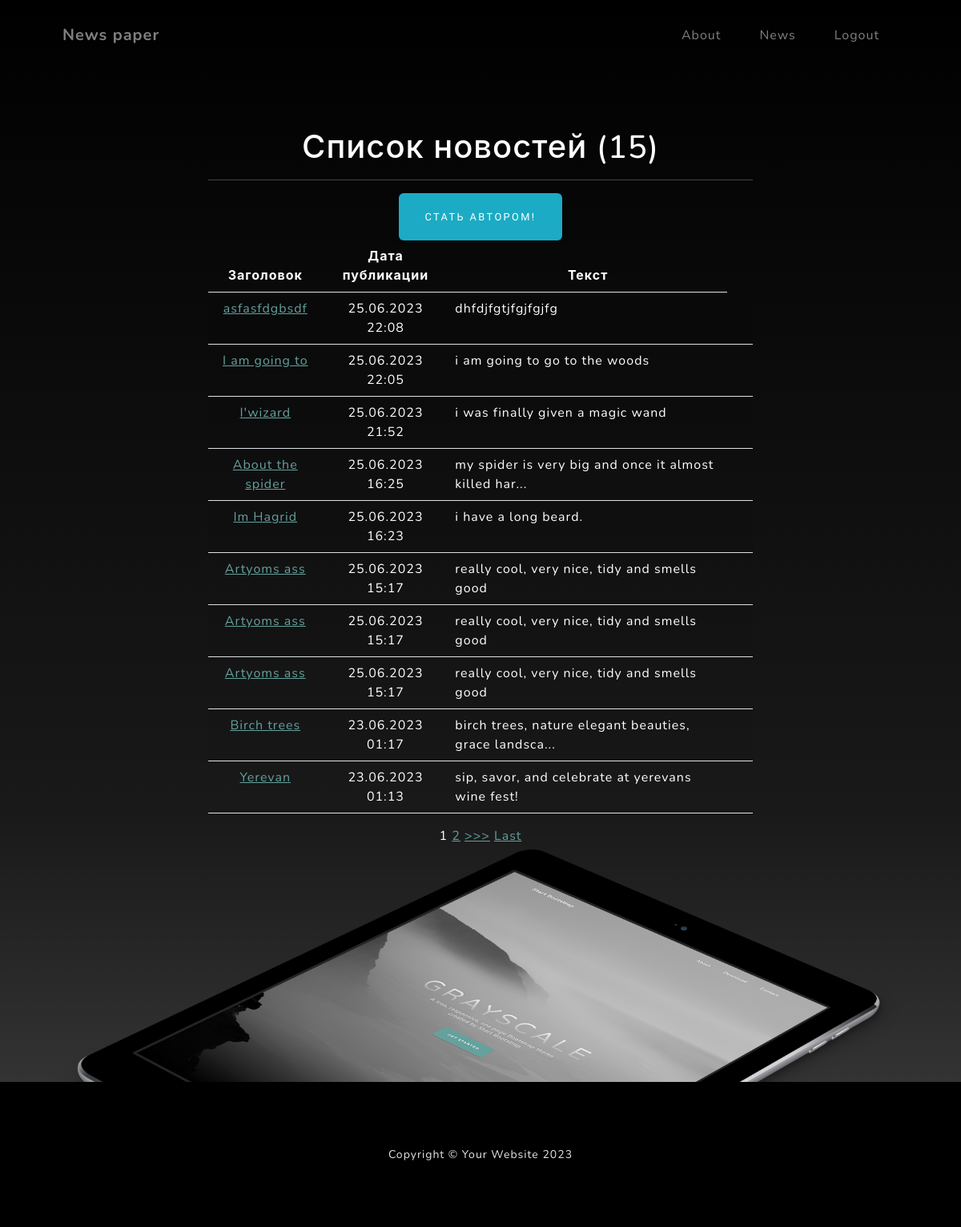
/news/ (signed in), run on an earlier commit of the app's database.
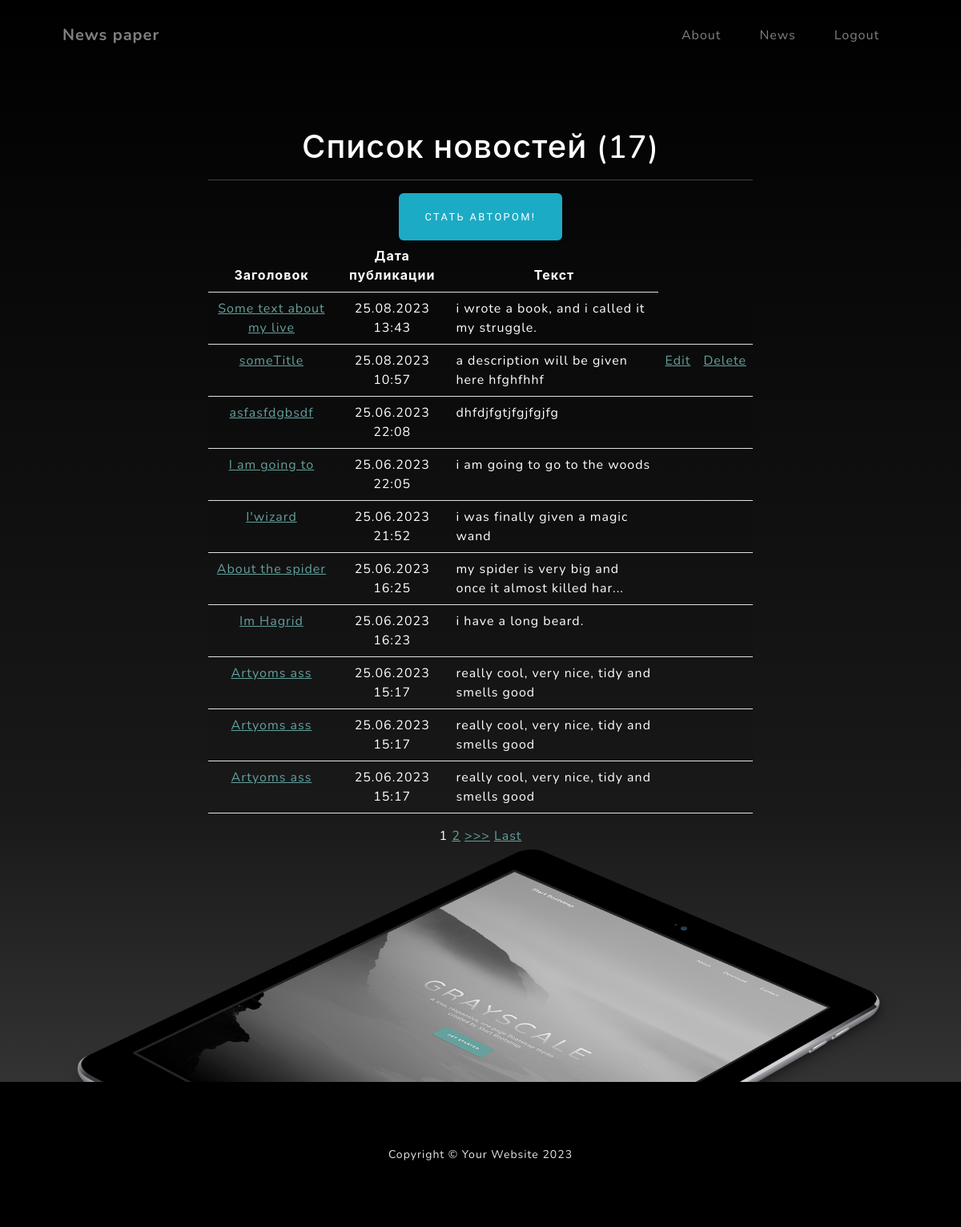
And on a later commit of the database.
### news/models.py (models this page shows, shortened)
class Post(models.Model):
    author = models.ForeignKey(Author, on_delete=models.CASCADE)
    NEWS = 'NW'
    ARTICLE = 'AR'
    CATEGORY_CHOICES = (
        (NEWS, 'Новость'),
        (ARTICLE, 'Статья')
    )
    categoryType = models.CharField(max_length=2, choices=CATEGORY_CHOICES, default=ARTICLE)
    dateCreation = models.DateTimeField(auto_now_add=True)
    postCategory = models.ManyToManyField(Category, through='PostCategory')
    title = models.CharField(max_length=128)
    text = models.TextField()
    rating = models.SmallIntegerField(default=0)

### news/views.py (the view)
# urls.py: path('news/', NewsList.as_view(), name='news'),
class NewsList(LoginRequiredMixin, ListView):
    model = Post
    template_name = 'newslist.html'
    context_object_name = 'newslist'
    ordering = ['-dateCreation']
    paginate_by = 10
    def get_queryset(self):
        return Post.objects.filter(categoryType='NW').order_by('-dateCreation')
    def get_context_data(self, **kwargs):
        context = super().get_context_data(**kwargs)
        context['news_count'] = self.get_queryset().count()
        context['is_not_author'] = not self.request.user.groups.filter(name = 'authors').exists()
        return context

### news/templatetags/custom_filters.py (called while the page is built)
@register.filter(name='censor')
def censor(value):
    for sw in stop_words:
        value = value.lower().replace(sw.lower(), '...')
    return value

@register.filter(name='preview')
def preview(value):
    if len(value) > 50:
        return value[:51] + '...'
    else:
        return value

### templates/newslist.html (shortened to what this page needs)
{% extends 'flatpages/default.html' %}
{% load custom_filters %}
{% block content %}
    <h1>Список новостей ({{ news_count }})</h1>
    <hr>
    {% if is_not_author %}
        <a class="btn btn-info" href="{% url 'upgrade' %}">
            Стать автором!
        </a>
    {% else %}
        <h3>
            Вы автор!
    </h3>
    {% endif %}
    {% if newslist %}
        <table class="table table-striped">
            <thead>
                <tr>
                    <th>Заголовок</th>
                    <th>Дата публикации</th>
                    <th>Текст</th>
                </tr>
            </thead>
            <tbody>
                {% for post in newslist %}
                    <tr>
                        <td><a href="{% url 'news_detail' post.pk %}">{{ post.title }}</a></td>
                        <td>{{ post.dateCreation|date:'d.m.Y H:i' }}</td>
                        <td align="left">{{ post.text|censor|preview }}</td>
                        {% if post.author.authorUser_id == request.user.id %}
                        <td><a href="{% url 'edit_post' post.pk %}">Edit</a></td>
                        <td><a href="{% url 'delete_post' post.pk %}">Delete</a></td>
                        {% else %}
                        <td></td>
                        <td></td>
                        {% endif %}
                    </tr>
                {% endfor %}
            </tbody>
        </table>
    {% else %}
        <div class="alert alert-info">
            <h2>Новостей нет!</h2>
        </div>
    {% endif %}
{% if is_paginated %}
    {% for num in page_obj.paginator.page_range %}
        {% if page_obj.number == num %}
            <a>{{ num }}</a>
        {% elif num > page_obj.number|add:'-3' and num < page_obj.number|add:'3' %}
            <a href="?page={{ num }}">{{ num }}</a>
        {% endif %}
    {% endfor %}
    {% if page_obj.has_next %}
        <a href="?page={{ page_obj.next_page_number }}">>>></a>
        <a href="?page={{ page_obj.paginator.num_pages }}">Last</a>
    {% endif %}
{% endif %}
{% endblock content %}

What changed in the data, as far as the page shows it:
no longer on this page (row unchanged): Post: title "Birch trees", dateCreation "23.06.2023 01:17", text|censor "birch trees, nature elegant beauties, grace landsca..."
no longer on this page (row unchanged): Post: title "Yerevan", dateCreation "23.06.2023 01:13", text|censor "sip, savor, and celebrate at yerevans wine fest!"
added Post: title "Some text about my live", dateCreation "25.08.2023 13:43", text|censor "i wrote a book, and i called it my struggle."
added Post: title "someTitle", dateCreation "25.08.2023 10:57", text|censor "a description will be given here hfghfhhf", shows "Edit"
Also different on the page:
{{ news_count }}: "15" → "17"
